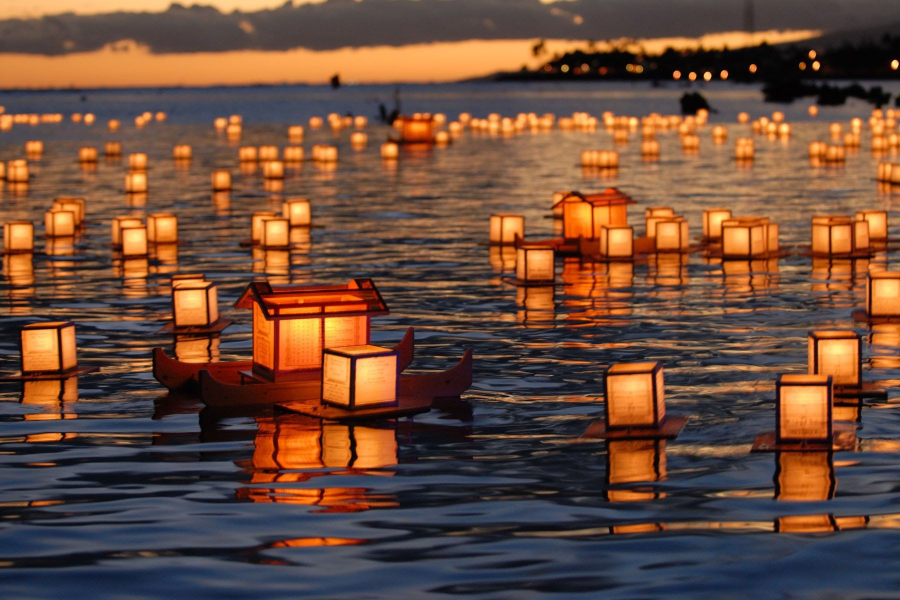
#> input picture images/img.jpg, 1800 x 1200 px (shown at 1/2 size)
$ jupyter execute notebook.ipynb
#> lines starting #> are read from the running program, lines starting #| are printed output that depends on the picture
[cell 1]
import cv2
import numpy as np
import binascii
from matplotlib import pyplot as plt

### Message Encoding

[cell 2]
msg = "This is Secret Message"
hex_msg = binascii.hexlify(msg.encode())
bin_msg = bin(int(hex_msg, 16))[2:].zfill(8 * ((len(hex_msg) + 1) // 2))
bin_msg_arr = np.fromiter(bin_msg, dtype=int)
bin_msg_arr

[cell 3]
end = "//END//"
hex_end = binascii.hexlify(end.encode())
bin_end = bin(int(hex_end, 16))[2:].zfill(8 * ((len(hex_end) + 1) // 2))
bin_end_arr = np.fromiter(bin_end, dtype=int)
bin_end_arr

[cell 4]
# append end to msg
msg_arr = np.concatenate((bin_msg_arr, bin_end_arr))
msg_size = msg_arr.shape[0]
msg_arr

### Replacing LSB bit of Image with Message

[cell 5]
# Load the image
img = cv2.imread('./images/img.jpg')
#> img is the input picture: shape (1200, 1800, 3); mean B, G, R 57.9, 75.4, 108.7

# Split the image into its color channels
b, g, r = cv2.split(img)
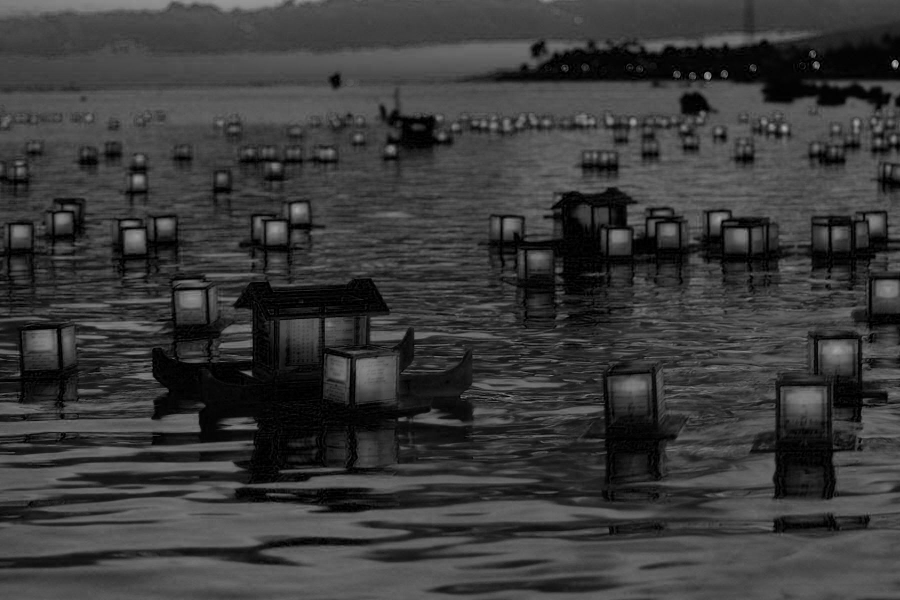
#> b: shape (1200, 1800) (shown at 1/2 size); min 0, max 187, mean 57.9
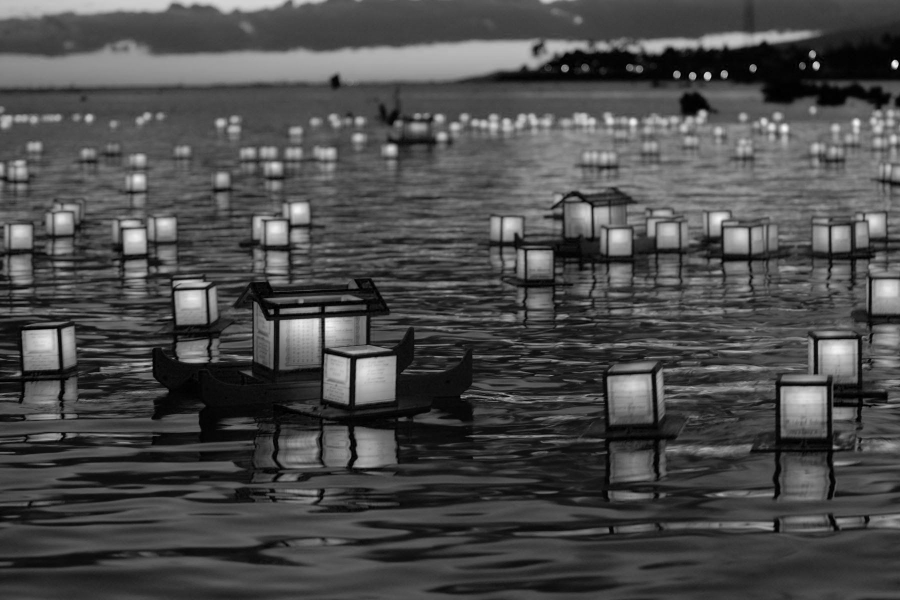
#> g: shape (1200, 1800) (shown at 1/2 size); min 0, max 255, mean 75.4
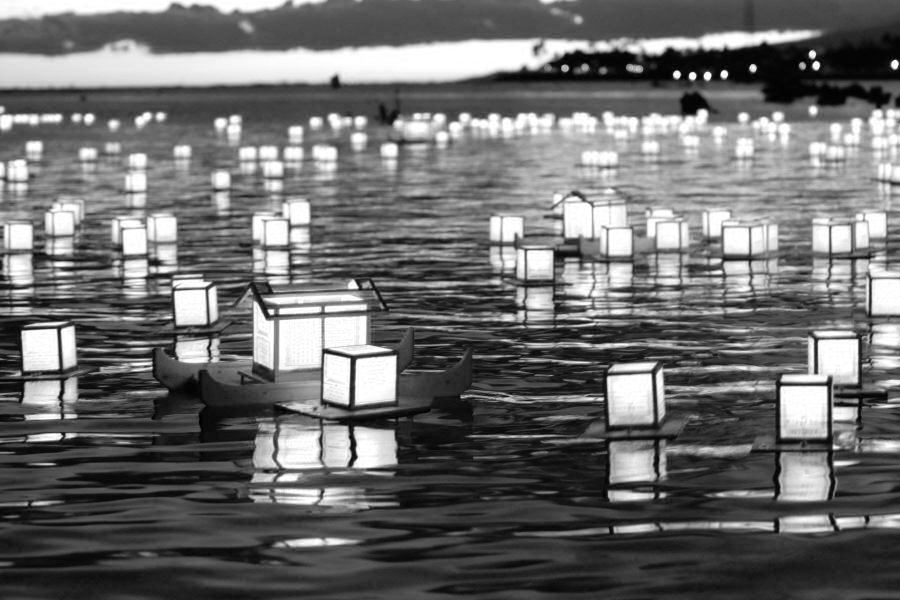
#> r: shape (1200, 1800) (shown at 1/2 size); min 0, max 255, mean 108.7

[cell 6]
# Display the original and enhanced images
plt.figure(figsize=(9,10))
plt.plot(121), plt.imshow(cv2.cvtColor(img, cv2.COLOR_BGR2RGB)), plt.title('Original Image')
plt.xticks([]), plt.yticks([])
plt.show()
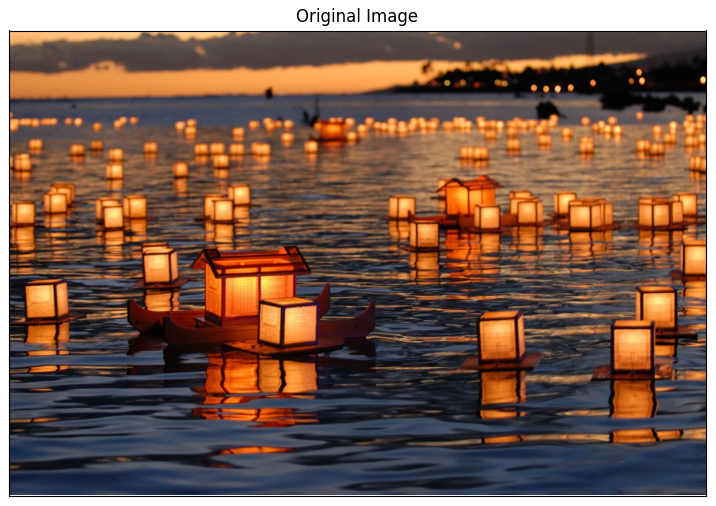
#> figure drawn by matplotlib, 1 panel

[cell 7]
lsb_plane = np.uint8(img & 1)
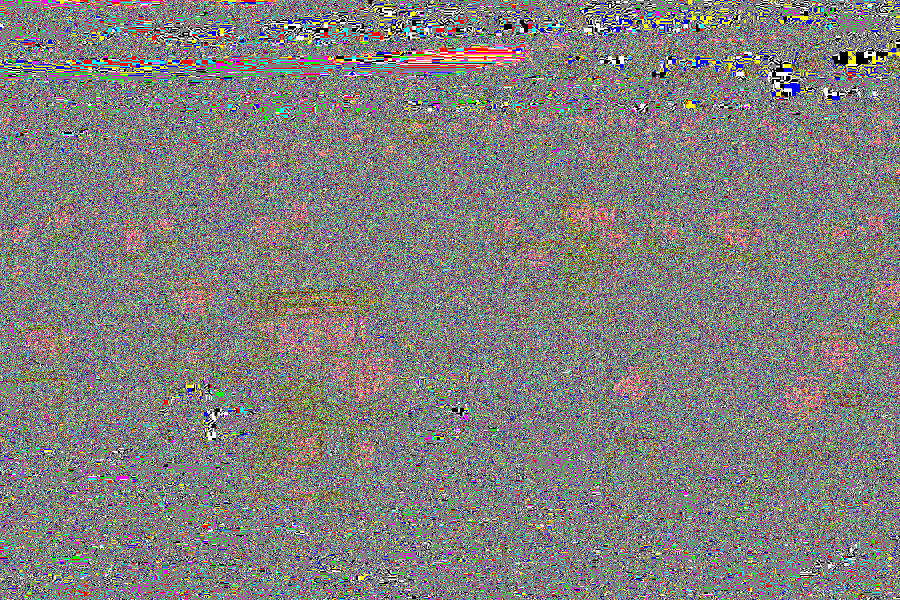
#> lsb_plane: shape (1200, 1800, 3) (shown at 1/2 size); mean B, G, R 0.491, 0.499, 0.509; drawn with 1 as white
lsb_size = lsb_plane.shape
#> lsb_size = (1200, 1800, 3)
lsb_size
#> Out = (1200, 1800, 3)

[cell 8]
lsb_plane = np.ravel(lsb_plane)
lsb_plane.shape
#> Out = (6480000,)

[cell 9]
# replace lsb bits of images by msg array
lsb_plane[:msg_size] = msg_arr

[cell 10]
lsb_plane = np.reshape(lsb_plane, lsb_size)
lsb_plane.shape
#> Out = (1200, 1800, 3)

[cell 11]
cipher_img = np.uint8((img & 254) | lsb_plane)

plt.figure(figsize=(21,10))
plt.subplot(121), plt.imshow(cv2.cvtColor(img, cv2.COLOR_BGR2RGB)), plt.title('Original Image')
plt.xticks([]), plt.yticks([])
plt.subplot(122), plt.imshow(cv2.cvtColor(cipher_img, cv2.COLOR_BGR2RGB)), plt.title('Cipher Image')
plt.xticks([]), plt.yticks([])
plt.show()
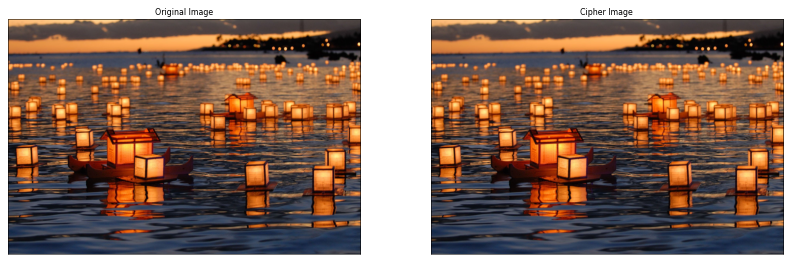
#> figure drawn by matplotlib, 2 panels

### Decoding Message from Image

[cell 12]
cipher_img.shape
#> Out = (1200, 1800, 3)

[cell 13]
cph_lsb_plane = np.uint8(cipher_img & 1)
cph_lsb_plane = np.ravel(cph_lsb_plane)
cph_lsb_plane.shape
#> Out = (6480000,)

[cell 14]
bin_end_arr

[cell 15]
idx = np.where(np.convolve(cph_lsb_plane, bin_end_arr[::-1], mode='valid') == np.sum(bin_end_arr))[0][0]
#> idx = 176
cph_lsb_plane = cph_lsb_plane[0:idx]
#> cph_lsb_plane = 176 values, max 1 at index 1, min 0 at index 0, mean 0.46
cph_lsb_plane.shape
#> Out = (176,)

[cell 16]
cph_bin_str = np.array2string(cph_lsb_plane, separator='')[1:-1].replace(' ', '')
cph_bin_str = cph_bin_str.replace('\n', '')
cph_bin_str

[cell 17]
cph_hex_msg = hex(int(cph_bin_str, 2))[2:]
cph_msg = binascii.unhexlify(cph_hex_msg).decode()
#> cph_msg = 'This is Secret Message'
cph_msg
#> Out = 'This is Secret Message'
